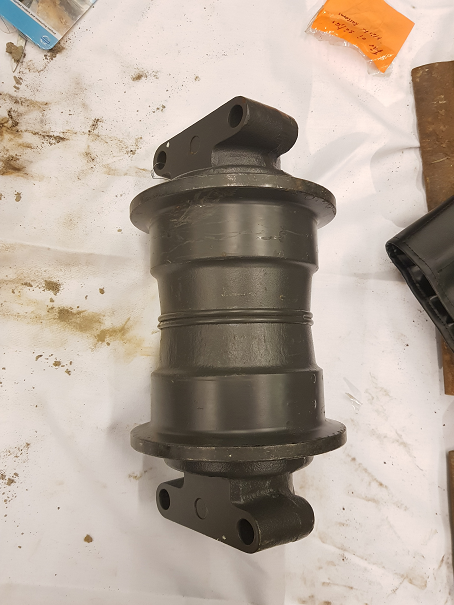
#> input picture roller21.png, 454 x 605 px
$ python hullrollnew.py
#> lines starting #> are read from the running program, lines starting #| are printed output that depends on the picture; after the words box and inside, x2 and y2 are one past the last pixel; in counts of white or black regions, pixels touching at a corner belong together
import cv2
import numpy as np

def thresh_callback(thresh):
    edges = cv2.Canny(blur,thresh,thresh*2)
    drawing = np.zeros(img.shape,np.uint8)     # Image to draw the contours
    contours,hierarchy = cv2.findContours(edges,cv2.RETR_TREE,cv2.CHAIN_APPROX_SIMPLE)
    for cnt in contours:
        hull = cv2.convexHull(cnt)
        cv2.drawContours(drawing,[cnt],0,(0,255,0),2)   # draw contours in green color
        cv2.drawContours(drawing,[hull],0,(0,0,255),2)  # draw contours in red color
        cv2.imshow('output',drawing)
        cv2.imshow('input',img)

img = cv2.imread('roller21.png')
#> img is the input picture: shape (605, 454, 3); mean B, G, R 155.5, 167.3, 180.4
gray = cv2.cvtColor(img,cv2.COLOR_BGR2GRAY)
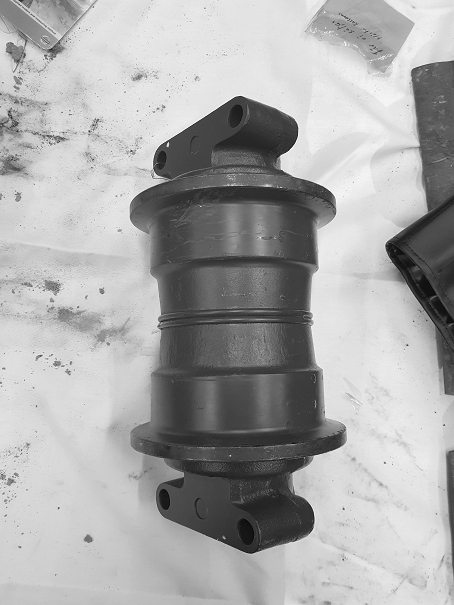
#> gray: shape (605, 454); min 6, max 255, mean 169.9
blur = cv2.GaussianBlur(gray,(5,5),0)

cv2.namedWindow('input')

thresh = 100
max_thresh = 255

cv2.createTrackbar('canny thresh:','input',thresh,max_thresh,thresh_callback)

thresh_callback(0)
#> in thresh_callback, `edges = cv2.Canny(blur,thresh,thresh*2)`:
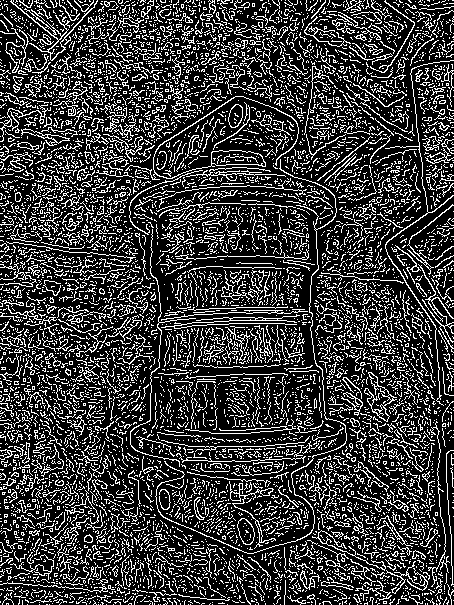
#> edges: shape (605, 454); 23.3% white in thin lines or dots
#> in thresh_callback, `contours,hierarchy = cv2.findContours(edges,cv2.RETR_TREE,cv2.CHAIN_AP..`: contours = 7569 contours, 7412 with area under 20; largest, box (x1, y1, x2, y2) and area: (125, 96, 299, 180) 786, (211, 150, 266, 167) 670, (237, 518, 255, 545) 316, (237, 518, 255, 545) 302, (364, 372, 397, 422) 271
#> the loop in thresh_callback, `for cnt in contours:` made 7569 passes
#> hull on passes 1 to 3: [[357, 604]], [[311, 604]], [[280, 604]]
#> after the loop in thresh_callback, `for cnt in contours:`:
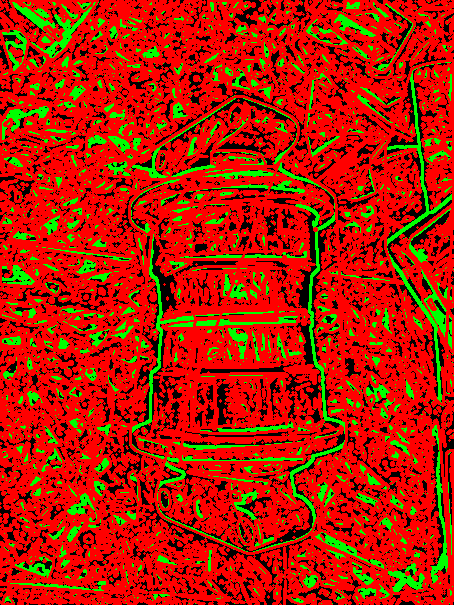
#> drawing: shape (605, 454, 3); mean B, G, R 0, 30.6, 178.3

if cv2.waitKey(0) == 27:
#> (key Esc is pressed here)
    cv2.destroyAllWindows()

$ run again, with roller12.png copied over roller21.png
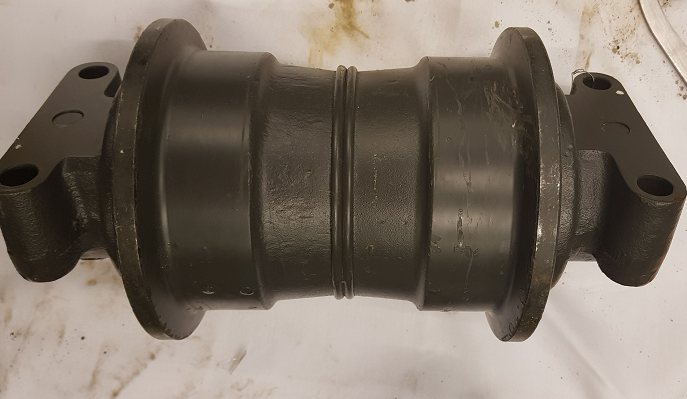
#> input picture roller12.png, 687 x 399 px
#> img is the input picture: shape (399, 687, 3); mean B, G, R 103.5, 114.3, 125
#> in thresh_callback, `edges = cv2.Canny(blur,thresh,thresh*2)`:
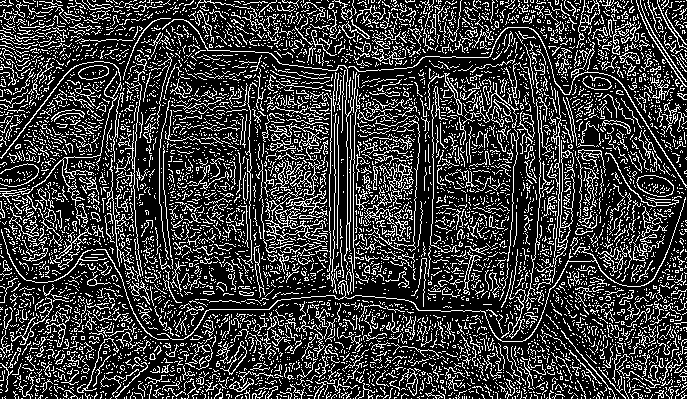
#> edges: shape (399, 687); 23.3% white in thin lines or dots
#> contours = 7252 contours, 7128 with area under 20; largest, box (x1, y1, x2, y2) and area: (636, 175, 674, 197) 580, (636, 175, 674, 197) 564, (265, 195, 326, 245) 356, (78, 65, 109, 80) 318, (78, 65, 109, 80) 306
#> the loop in thresh_callback, `for cnt in contours:` made 7252 passes
#> (cnt, hull) on passes 7, 14, 19: ([[449, 398], [450, 398]], [[450, 398], [449, 398]]), ([[308, 398], [309, 398]], [[309, 398], [308, 398]]), ([[184, 398], [185, 398]], [[185, 398], [184, 398]])
#> after the loop in thresh_callback, `for cnt in contours:`:
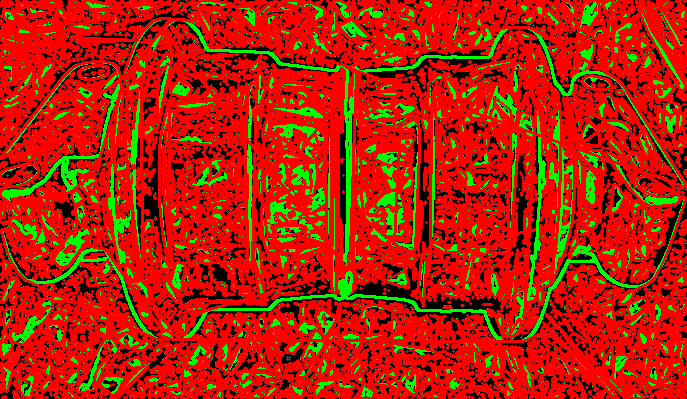
#> drawing: shape (399, 687, 3); mean B, G, R 0, 32.4, 177.3

$ run again, with roller31.png copied over roller21.png
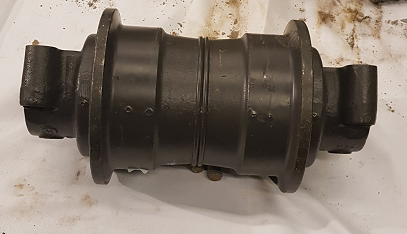
#> input picture roller31.png, 407 x 234 px
#> img is the input picture: shape (234, 407, 3); mean B, G, R 111.4, 121.5, 132.9
#> in thresh_callback, `edges = cv2.Canny(blur,thresh,thresh*2)`:
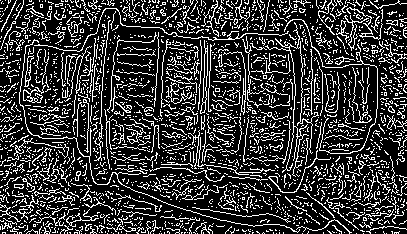
#> edges: shape (234, 407); 22.1% white in thin lines or dots
#> contours = 2377 contours, 2335 with area under 20; largest, box (x1, y1, x2, y2) and area: (200, 40, 208, 114) 190, (202, 51, 208, 103) 144, (23, 85, 46, 103) 102, (265, 22, 319, 177) 69, (23, 90, 33, 102) 58
#> the loop in thresh_callback, `for cnt in contours:` made 2377 passes
#> hull on passes 1 to 3: [[386, 233]], [[363, 233]], [[356, 233]]
#> after the loop in thresh_callback, `for cnt in contours:`:
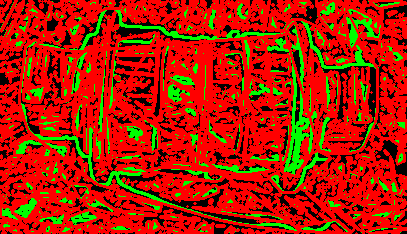
#> drawing: shape (234, 407, 3); mean B, G, R 0, 31.5, 172.7

$ run again, with roller41.png copied over roller21.png
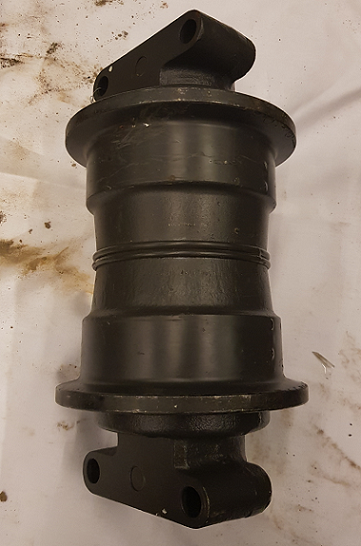
#> input picture roller41.png, 361 x 546 px
#> img is the input picture: shape (546, 361, 3); mean B, G, R 101.6, 113.5, 126.9
#> in thresh_callback, `edges = cv2.Canny(blur,thresh,thresh*2)`:
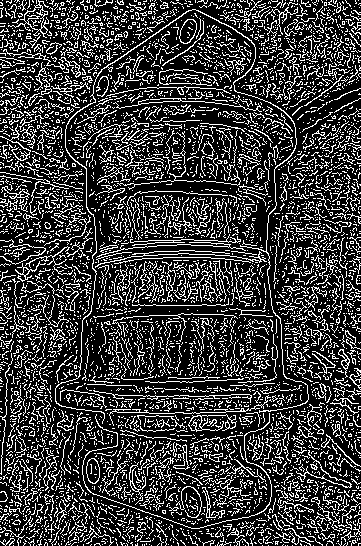
#> edges: shape (546, 361); 23.6% white in thin lines or dots
#> contours = 5542 contours, 5454 with area under 20; largest, box (x1, y1, x2, y2) and area: (8, 0, 49, 38) 399, (179, 19, 197, 44) 296, (24, 5, 44, 31) 284, (179, 19, 197, 44) 280, (55, 9, 309, 424) 270
#> the loop in thresh_callback, `for cnt in contours:` made 5542 passes
#> hull on passes 1 to 3: [[313, 545]], [[306, 545]], [[304, 545]]
#> after the loop in thresh_callback, `for cnt in contours:`:
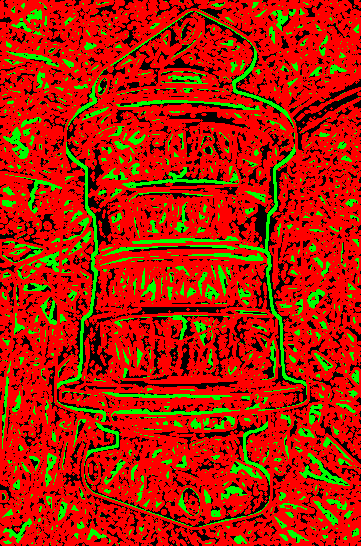
#> drawing: shape (546, 361, 3); mean B, G, R 0, 31.7, 179
